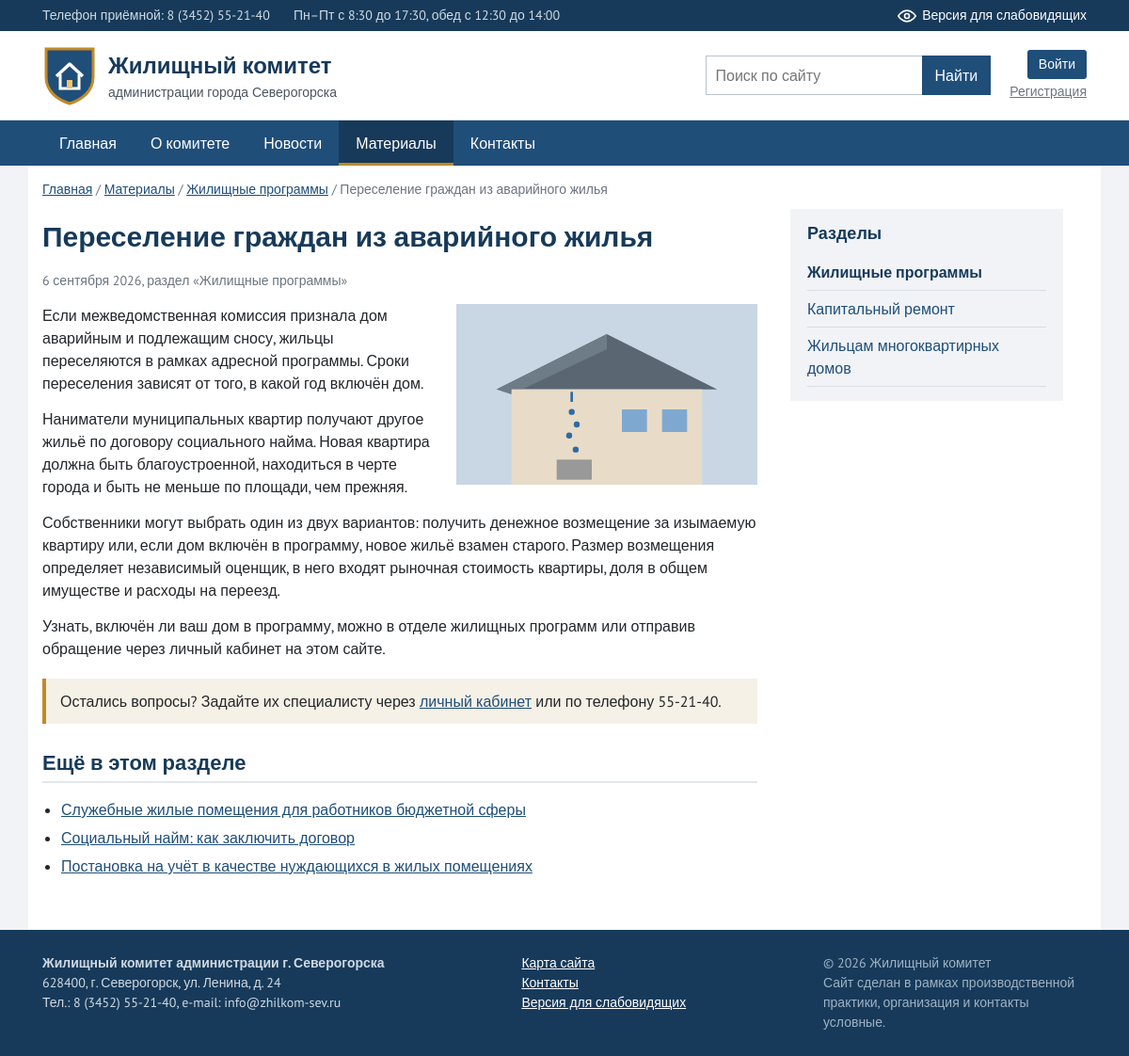
The app's page /article/2 with its own data.
### models.py (models this page shows)
class Category(db.Model):
    __tablename__ = 'categories'
    id = db.Column(db.Integer, primary_key=True)
    slug = db.Column(db.String(50), unique=True, nullable=False)
    title = db.Column(db.String(100), nullable=False)
    description = db.Column(db.String(255))
    articles = db.relationship('Article', backref='category', lazy=True)

class Article(db.Model):
    __tablename__ = 'articles'
    id = db.Column(db.Integer, primary_key=True)
    title = db.Column(db.String(200), nullable=False)
    summary = db.Column(db.String(300))
    body = db.Column(db.Text, nullable=False)
    image = db.Column(db.String(200))
    category_id = db.Column(db.Integer, db.ForeignKey('categories.id'), nullable=False)
    views = db.Column(db.Integer, default=0)
    created_at = db.Column(db.DateTime, default=datetime.now)

### app.py (the view)
@app.route('/article/<int:article_id>')
def article(article_id):
    item = db.get_or_404(Article, article_id)
    item.views = (item.views or 0) + 1
    db.session.commit()
    other = Article.query.filter(Article.category_id == item.category_id,
                                 Article.id != item.id).order_by(
        Article.created_at.desc()).limit(3).all()
    return render_template('article.html', item=item, other=other)

### app.py (called while the page is built)
def get_user():
    if 'user' not in g:
        g.user = None
        if session.get('user_id'):
            g.user = db.session.get(User, session['user_id'])
    return g.user

@app.context_processor
def inject_globals():
    return {
        'current_user': get_user(),
        'menu_categories': Category.query.order_by(Category.id).all(),
        'vision': session.get('vision', False),
        'v': session.get('v', VISION_DEFAULT),
        'roles': ROLES,
        'statuses': STATUSES,
        'year': datetime.now().year,
    }

@app.template_filter('date_ru')
def date_ru_filter(value):
    if not value:
        return ''
    return f'{value.day} {MONTHS[value.month - 1]} {value.year}'

### templates/article.html (shortened to what this page needs)
{% extends 'base.html' %}
{% block breadcrumbs %}
<div class="crumbs">
    <a href="{{ url_for('index') }}">Главная</a> /
    <a href="{{ url_for('materials') }}">Материалы</a> /
    <a href="{{ url_for('category', slug=item.category.slug) }}">{{ item.category.title }}</a> /
    {{ item.title }}
</div>
{% endblock %}
{% block content %}
<div class="layout">
    <article class="content text">
        <h1 class="page-title">{{ item.title }}</h1>
        <p class="date">{{ item.created_at|date_ru }}, раздел «{{ item.category.title }}»</p>
        {% if item.image %}
        <img src="{{ url_for('static', filename=item.image) }}" alt="{{ item.title }}" class="img-right">
        {% endif %}
        {% for p in item.body.split('\n\n') %}
        <p>{{ p }}</p>
        {% endfor %}
        <div class="note">
            Остались вопросы? Задайте их специалисту через
            <a href="{{ url_for('cabinet') }}">личный кабинет</a> или по телефону 55-21-40.
        </div>
        {% if other %}
        <h2 class="section-title">Ещё в этом разделе</h2>
        <ul class="plain-list">
            {% for a in other %}
            <li><a href="{{ url_for('article', article_id=a.id) }}">{{ a.title }}</a></li>
            {% endfor %}
        </ul>
        {% endif %}
    </article>
    <aside class="sidebar">
        <div class="side-box">
            <h3>Разделы</h3>
            <ul class="side-menu">
                {% for c in menu_categories %}
                <li><a href="{{ url_for('category', slug=c.slug) }}" class="{{ 'active' if c.id == item.category_id }}">{{ c.title }}</a></li>
                {% endfor %}
            </ul>
        </div>
    </aside>
</div>
{% endblock %}

### static/css/style.css (style rules this page uses)
* { box-sizing: border-box; }
body { margin: 0; font-family: 'PT Sans', Arial, sans-serif; font-size: 16px; line-height: 1.5; color: #23272b; background: #f1f3f6; }
a { color: #1f4e79; }
img { max-width: 100%; }
h1, h2, h3 { line-height: 1.25; color: #173a5a; }
h2 { font-size: 22px; margin: 28px 0 12px; }
h3 { font-size: 18px; }
.crumbs { font-size: 14px; color: #6b7580; margin-bottom: 10px; }
.page-title { font-size: 30px; margin: 10px 0 18px; }
.section-title { border-bottom: 2px solid #e3e8ee; padding-bottom: 6px; }
.layout { display: flex; gap: 35px; align-items: flex-start; }
.content { flex: 1; min-width: 0; }
.text { max-width: 760px; }
.text p { margin: 0 0 14px; }
.date { color: #6b7580; font-size: 14px; }
.note { background: #f6f1e6; border-left: 4px solid #c08a2a; padding: 12px 15px; margin: 20px 0; }
.plain-list { padding-left: 20px; }
.plain-list li { margin-bottom: 6px; }
.img-right { float: right; width: 320px; margin: 0 0 15px 25px; }
.sidebar { width: 290px; flex-shrink: 0; }
.side-box { background: #f1f3f6; padding: 15px 18px; margin-bottom: 18px; }
.side-box h3 { margin: 0 0 10px; }
.side-menu { list-style: none; margin: 0; padding: 0; }
.side-menu a { display: block; padding: 7px 0; border-bottom: 1px solid #d7dde4; text-decoration: none; }
.side-menu a.active { font-weight: bold; color: #173a5a; }

### records on screen
Category: category "Жилищные программы", title "Жилищные программы"
Article: title "Переселение граждан из аварийного жилья", created_at "6 сентября 2026", image (picture)
Article: title "Служебные жилые помещения для работников бюджетной сферы"
Article: title "Социальный найм: как заключить договор"
Article: title "Постановка на учёт в качестве нуждающихся в жилых помещениях"
Category: title "Капитальный ремонт"
Category: title "Жильцам многоквартирных домов"

### other values on screen
{{ p }} "Если межведомственная комиссия признала дом аварийным и подлежащим сносу, жильцы переселяются в рамках адресной программы. Сроки переселения зависят от того, в какой год включён дом." "Наниматели муниципальных квартир получают другое жильё по договору социального найма. Новая квартира должна быть благоустроенной, находиться в черте города и быть не меньше по площади, чем прежняя." "Узнать, включён ли ваш дом в программу, можно в отделе жилищных программ или отправив обращение через личный кабинет на этом сайте."
